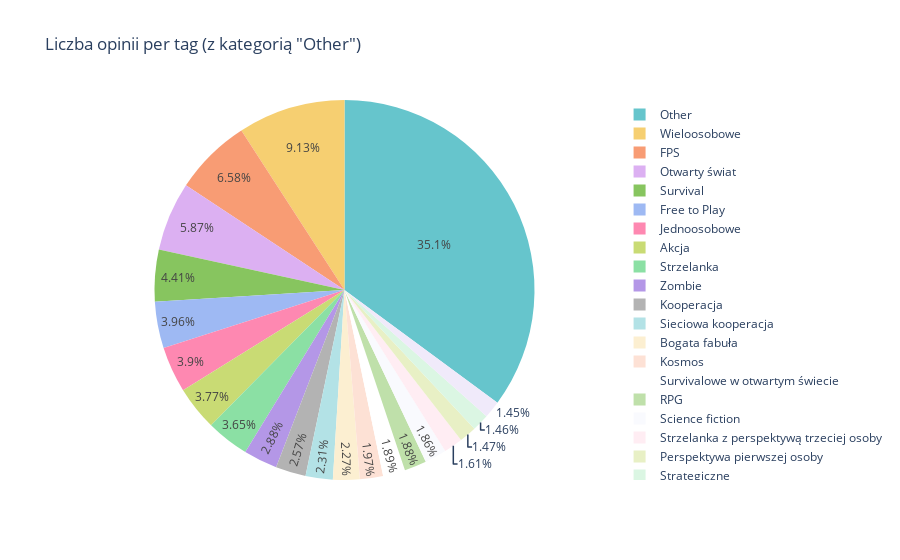

Source (notebook cell):
### Code cell
def prepare_pie_chart_reviews(df, top_n=20):
    # Zliczanie liczby recenzji na tag
    tags = df['Tagi'].apply(lambda x: x.split(', '))
    tag_reviews = Counter()

    for idx, tag_list in enumerate(tags):
        for tag in tag_list:
            tag_reviews[tag] += df.iloc[idx]['Liczba recenzji']

    # Podział na najpopularniejsze tagi i kategorię "Other"
    top_tags = tag_reviews.most_common(top_n)
    other_count = sum(count for tag, count in tag_reviews.items() if tag not in dict(top_tags))
    
    # Przygotowanie danych do DataFrame
    pie_data = pd.DataFrame(top_tags, columns=['Tag', 'Review Count'])
    if other_count > 0:
        other_row = pd.DataFrame([{'Tag': 'Other', 'Review Count': other_count}])
        pie_data = pd.concat([pie_data, other_row], ignore_index=True)
    
    return pie_data

# Przygotowanie danych do wykresu
pie_chart_reviews_data = prepare_pie_chart_reviews(df)

# Wizualizacja
fig0 = px.pie(pie_chart_reviews_data, names='Tag', values='Review Count',
             title='Liczba opinii per tag (z kategorią "Other")',
             color_discrete_sequence=px.colors.qualitative.Pastel)
fig0.show()

### Figure 1 — Plotly figure (JSON) as saved in the notebook; plotly's stock layout.template omitted (floating-point values rounded to 4 significant figures)
{"data": [{"domain": {"x": [0, 1], "y": [0, 1]}, "hovertemplate": "Tag=%{label}<br>Review Count=%{value}<extra></extra>", "labels": ["Wieloosobowe", "FPS", "Otwarty świat", "Survival", "Free to Play", "Jednoosobowe", "Akcja", "Strzelanka", "Zombie", "Kooperacja", "Sieciowa kooperacja", "Bogata fabuła", "Kosmos", "Survivalowe w otwartym świecie", "RPG", "Science fiction", "Strzelanka z perspektywą trzeciej osoby", "Perspektywa pierwszej osoby", "Strategiczne", "Postapokaliptyczne", "Other"], "legendgroup": "", "name": "", "showlegend": true, "type": "pie", "values": [7735094, 5571828, 4969732, 3733851, 3351497, 3299591, 3189706, 3091217, 2442445, 2174584, 1959500, 1922024, 1667533, 1603479, 1595450, 1577525, 1363155, 1244256, 1233542, 1230833, 29737518]}], "layout": {"legend": {"tracegroupgap": 0}, "piecolorway": ["rgb(102, 197, 204)", "rgb(246, 207, 113)", "rgb(248, 156, 116)", "rgb(220, 176, 242)", "rgb(135, 197, 95)", "rgb(158, 185, 243)", "rgb(254, 136, 177)", "rgb(201, 219, 116)", "rgb(139, 224, 164)", "rgb(180, 151, 231)", "rgb(179, 179, 179)"], "title": {"text": "Liczba opinii per tag (z kategorią \"Other\")"}}}
